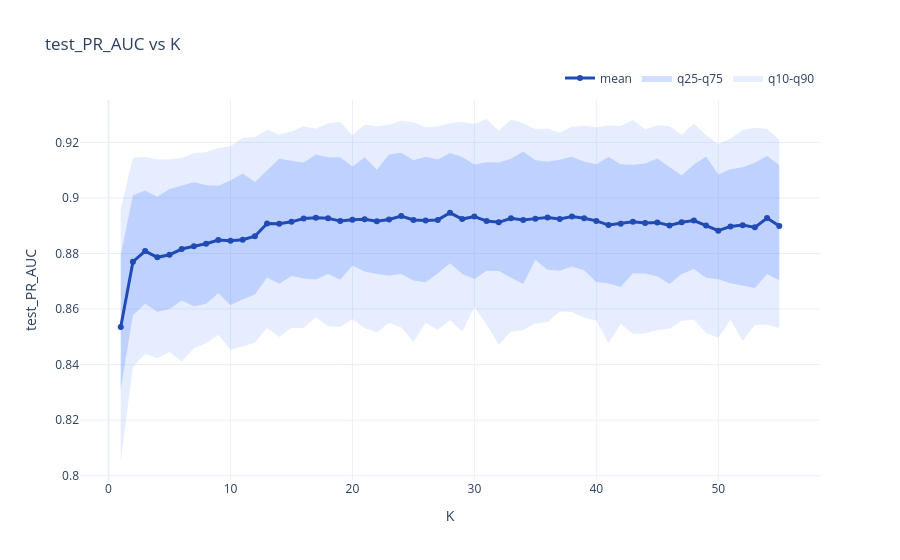
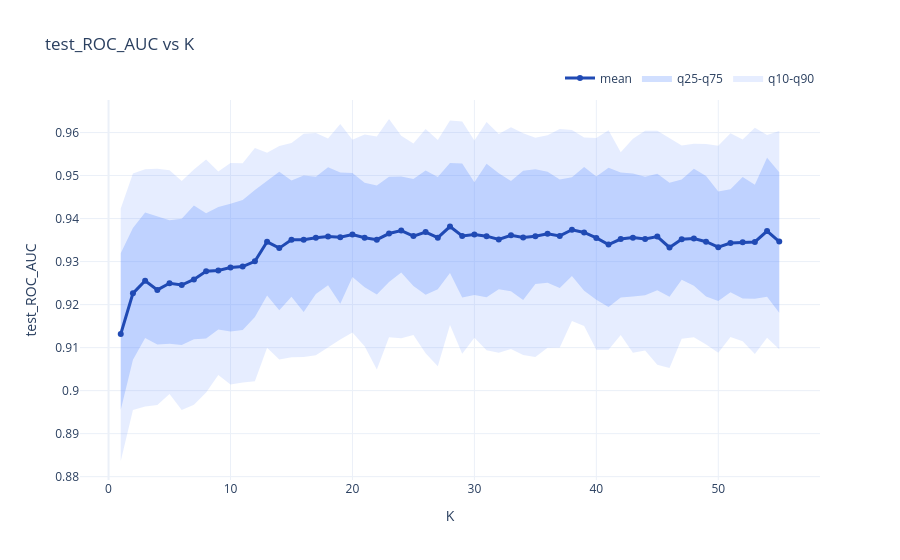

The notebook cell these images were saved under, in order:
### Code cell
import plotly.express as px

def line_with_band(metric):
    if res.empty:
        print(f"Skipping {metric}: no rows in res")
        return
    if metric not in res.columns:
        print(f"Skipping {metric}: metric not found")
        return
    dfm = res.groupby("K", as_index=False).agg(
        mean=(metric, "mean"),
        std=(metric, "std"),
        q10=(metric, lambda s: s.quantile(0.10)),
        q25=(metric, lambda s: s.quantile(0.25)),
        q50=(metric, "median"),
        q75=(metric, lambda s: s.quantile(0.75)),
        q90=(metric, lambda s: s.quantile(0.90)),
    )
    dfm["lo_std"] = dfm["mean"] - dfm["std"]
    dfm["hi_std"] = dfm["mean"] + dfm["std"]

    fig = go.Figure()
    fig.add_trace(go.Scatter(x=dfm["K"], y=dfm["q90"], mode="lines", line=dict(width=0), showlegend=False, hoverinfo="skip"))
    fig.add_trace(go.Scatter(x=dfm["K"], y=dfm["q10"], mode="lines", fill="tonexty",
                             line=dict(width=0), name="q10-q90", fillcolor="rgba(80,130,255,0.14)"))
    fig.add_trace(go.Scatter(x=dfm["K"], y=dfm["q75"], mode="lines", line=dict(width=0), showlegend=False, hoverinfo="skip"))
    fig.add_trace(go.Scatter(x=dfm["K"], y=dfm["q25"], mode="lines", fill="tonexty",
                             line=dict(width=0), name="q25-q75", fillcolor="rgba(80,130,255,0.26)"))
    fig.add_trace(go.Scatter(x=dfm["K"], y=dfm["mean"], mode="lines+markers", name="mean",
                             line=dict(color="rgb(32,74,180)", width=3), marker=dict(size=6, color="rgb(32,74,180)")))
    fig.update_layout(
        title=f"{metric} vs K",
        template="plotly_white",
        xaxis_title="K",
        yaxis_title=metric,
        height=560,
        legend=dict(orientation="h", yanchor="bottom", y=1.02, xanchor="right", x=1.0),
    )
    fig.show()

for m in ["test_PR_AUC","test_ROC_AUC","test_LogLoss","test_Brier",
          "youden_test_Sensitivity","youden_test_Specificity","youden_test_Precision",
          "f1_test_Sensitivity","f1_test_Specificity","f1_test_Precision"]:
    line_with_band(m)
